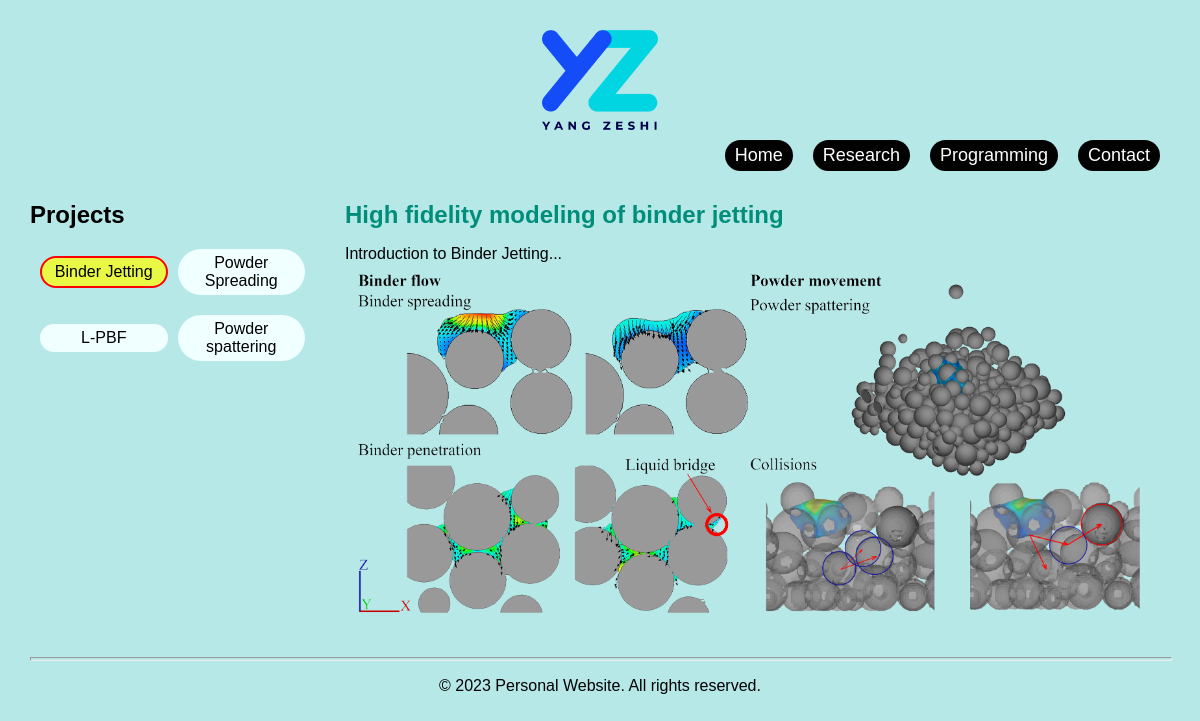
Before: /research/1 with the older database file.
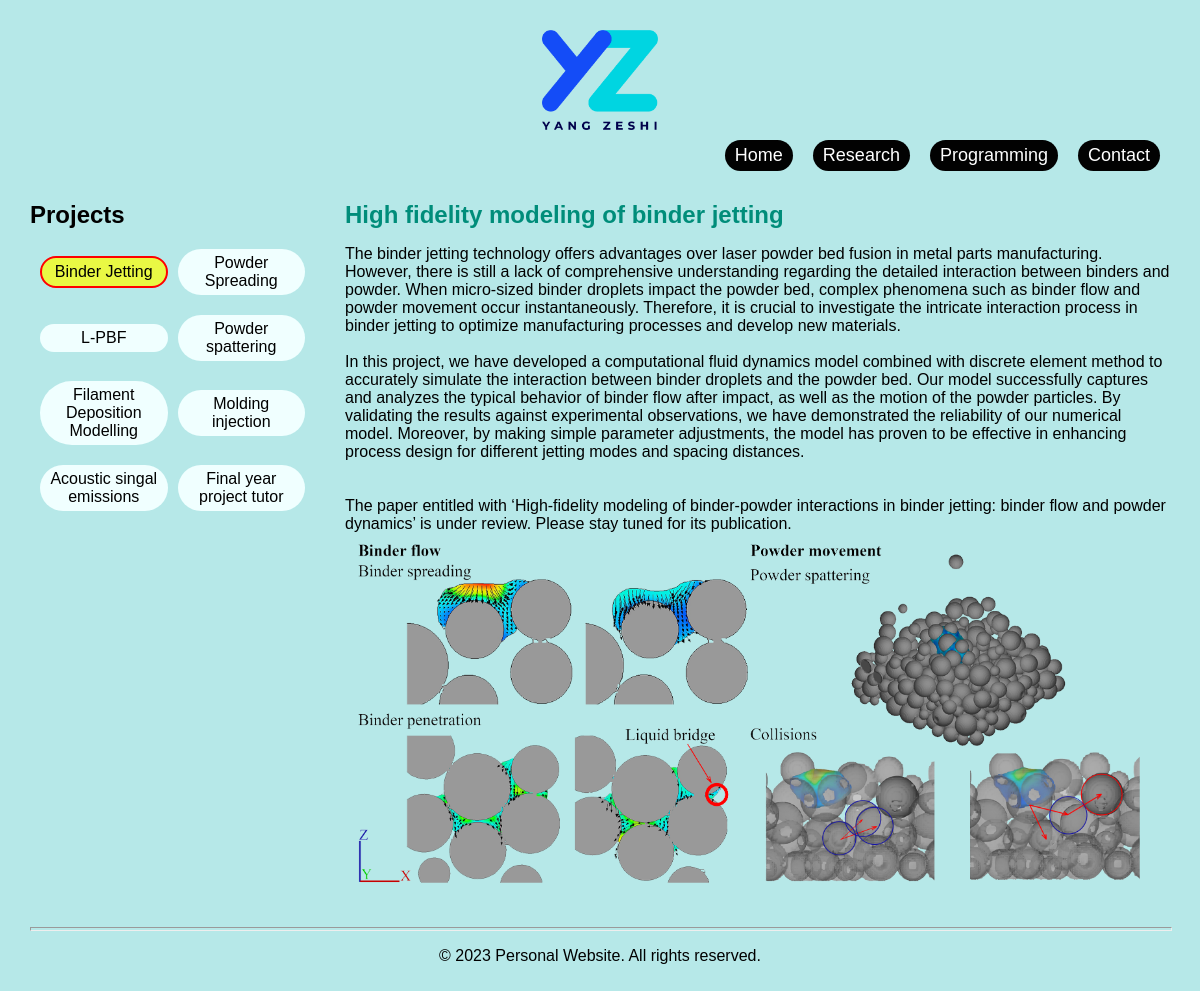
After: the same page with the newer database file.
### tables this page shows
CREATE TABLE "research_projects" (
    id INTEGER PRIMARY KEY AUTOINCREMENT,
    title TEXT NOT NULL,
    content TEXT NOT NULL
, full_title text);

### app.py (the view)
@app.route('/research/<int:intro_id>')
def show_intro_1(intro_id):
    db = get_db()
    cursor = db.execute('SELECT * FROM research_projects')
    intros = cursor.fetchall()
    session['intro_id'] = intro_id
    image_src = [url_for('static', filename=f'images/research/{intro_id}.png')]
    file_path = image_src[0].lstrip('/')
    if os.path.exists(file_path)==False:
        image_src=['']
    return render_template('/research projects/research_projects.html',intro=intros[intro_id-1],image_srcs=image_src)

### app.py (called while the page is built)
def get_db():
    db=getattr(g,'_database', None)
    if db is None:
        db=g._datase=sqlite3.connect(app.config['DATABASE'])
        db.row_factory=sqlite3.Row
    return db

@app.teardown_appcontext
def close_connection(exception):
    db = getattr(g, '_database', None)
    if db is not None:
        db.close()

@app.context_processor
def inject_intros():
    db = get_db()
    research_cursor = db.execute('SELECT * FROM research_projects')
    research_intros = research_cursor.fetchall()
    programming_cursor = db.execute('SELECT * FROM programming_projects')
    programming_intros = programming_cursor.fetchall()
    intro_id = session.get('intro_id')
    return dict(research_intros=research_intros, programming_intros=programming_intros, intro_id=intro_id)

### templates/research projects/research_projects.html (shortened to what this page needs)
<!DOCTYPE html>
{% extends 'base.html' %}
{% block content %}
<html>
<head>
    <link rel="stylesheet" type="text/css" href="{{ url_for('static', filename='styles/main.css') }}">
</head>
<body>
  <div class="grid-container">
    <div class="grid1">
      {% include 'research projects/project_tree.html' %}
    </div>
    <div class="grid2">
      <div class="wrapper">
        <div class="section">
          <h2>{{ intro['full_title'] }}</h2>
          <p style="white-space: pre-line;">{{ intro['content'] | safe }}</p>
          {% for image_src in image_srcs %}
          <img class="fit-picture" src="{{ image_src }}" style="display: block;margin: 0 auto;width: auto;">
          {% endfor %}
        </div>
      </div>
    </div>
  </div>
        <hr>
  </body>
</html>
{% endblock %}

### templates/base.html (shortened to what this page needs)
<!DOCTYPE html>
<html>
<head>
  <link rel="stylesheet" type="text/css" href="{{ url_for('static', filename='styles/base.css') }}">
</head>
<body>
  <div class="front-page">
    <img style="max-width: 100%; max-height: 100%;"
        src="{{ url_for('static', filename='images/logo.png')}}"
        alt="Logo-website">
  </div>
  <div class="nav">
    <a href="/" class="widget">Home</a>
    <a href="/research" class="widget">Research</a>
    <a href="/programming" class="widget">Programming</a>
    <a href="/contact" class="widget">Contact</a>
  </div>
  {% block content %}
  {% endblock %}
</body>
<footer style="text-align:center;">
    <p>&copy; 2023 Personal Website. All rights reserved.</p>
</footer>
</html>

### templates/research projects/project_tree.html
<link rel="stylesheet" type="text/css" href="{{ url_for('static', filename='styles/main.css') }}">
<h2>Projects</h2>
<div class="project-list" style="grid-template-columns: 1fr 1fr;">
  {% for intro in research_intros %}
      <a href="{{ url_for('show_intro_1', intro_id=intro['id']) }}" class="widget {% if intro['id'] == intro_id %}highlight{% endif %}">{{ intro['title'] }}</a>
  {% endfor %}
</div>

### static/styles/base.css (style rules this page uses)
.nav a { margin-right: 10px; }
.nav { display: flex; justify-content: flex-end; font-size: large; margin-top: 10px; margin-bottom: 10px; }
.widget { margin-left: 10px; padding: 5px 10px; background-color: rgb(2, 2, 2); border-radius: 50px; text-decoration: none; color: rgb(255, 255, 255); }
.front-page { display: flex; justify-content: center; align-items: center; height: 100px; margin-bottom: 10px; }

### static/styles/main.css (style rules this page uses)
body { background-color: rgba(67, 197, 197, 0.39); font-family: Arial, sans-serif; margin: 10px; padding: 20px; }
.section { margin-bottom: 30px; text-align: left; }
.section h2 { color: #008d7a; margin-bottom: 10px; text-align: left; }
.section p { margin-bottom: 5px; }
hr { color: blue; height: 2px; width: 100%; margin-left: auto; margin-right: auto; }
.fit-picture { max-width: 100%; max-height: 100%; width: 40%; height: auto; }
.project-list { display: grid; grid-template-columns: 1fr 1fr 1fr; text-align: center; grid-gap: 20px 0px; }
.grid-container { display: grid; grid-template-columns: 1fr 3fr; grid-gap: 0px 40px; }
div.project-list { align-items: center; }
div.project-list a.widget { background-color: azure; text-align: center; color: #000000; }
div.project-list a.widget.highlight { background-color: rgba(255, 255, 0, 0.705); border: 2px solid red; }

Changed rows visible on the page:
changed research_projects "Binder Jetting": content "Introduction to Binder Jetting..." → "The binder jetting technology offers advantages over laser powder bed fusion in metal parts manufacturing. However, there is still a lack of comprehensive understanding regarding the detailed interaction between binders and powder. When micro-sized binder droplets impact the powder bed, complex phenomena such as binder flow and powder movement occur instantaneously. Therefore, it is crucial to investigate the intricate interaction process in binder jetting to optimize manufacturing processes and develop new materials. In this project, we have developed a computational fluid dynamics model combined with discrete element method to accurately simulate the interaction between binder droplets…"
added research_projects: title "Filament Deposition Modelling"
added research_projects: title "Molding injection"
added research_projects: title "Acoustic singal emissions"
added research_projects: title "Final year project tutor"
